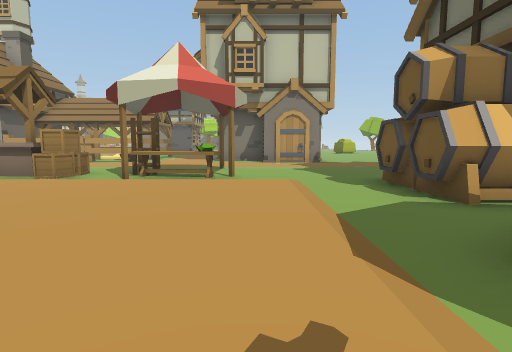
View 1 (above)

24 first-person views from a walk through a scene from a Unity 3-D project. The camera is 1.4 m above the floor, tilts 6° down and sees 80° across. The floor is counted in squares, 2 m on a side. Each view is taken from the middle of a square. On the plan, view 1 faces up. The plan holds only what a view shows up to about 10 squares ahead; the rest is blank. The place goes on beyond the plan. The player is left out. Some animated figures are not drawn.

View 2
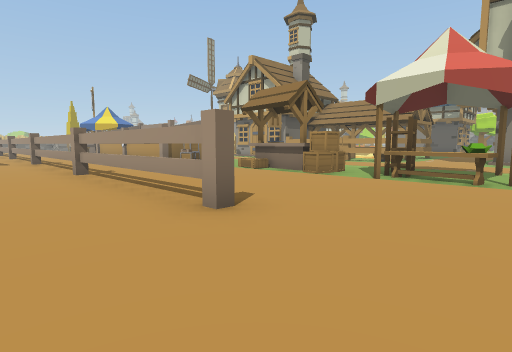

View 3
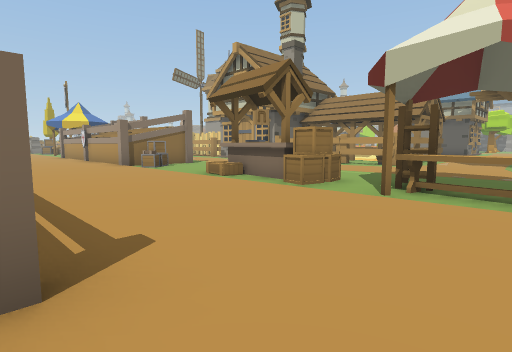

View 4
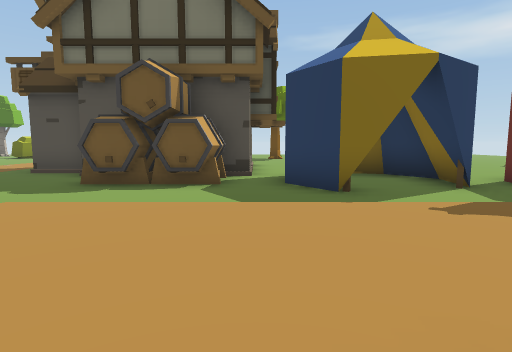

View 5
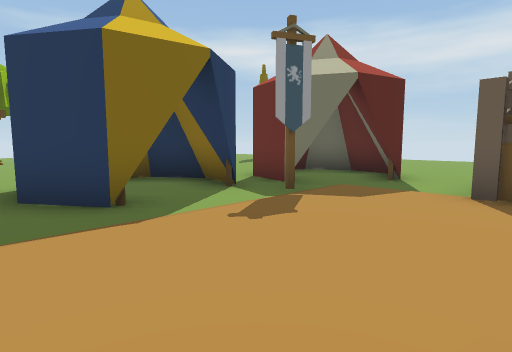

View 6
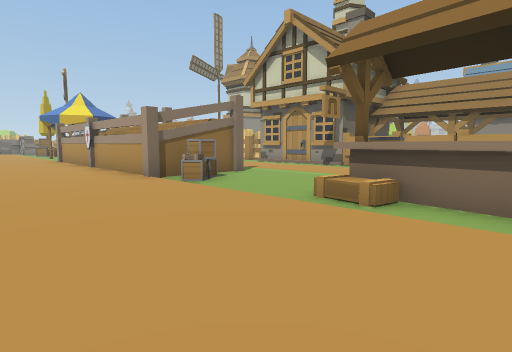

View 7
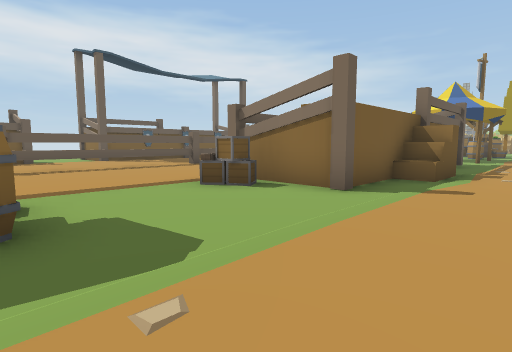

View 8
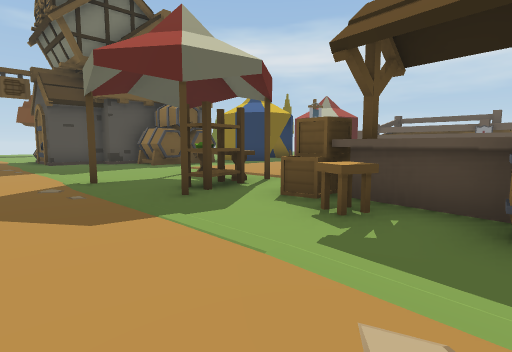

View 9
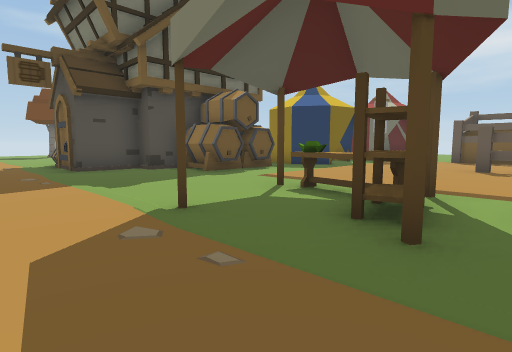

View 10
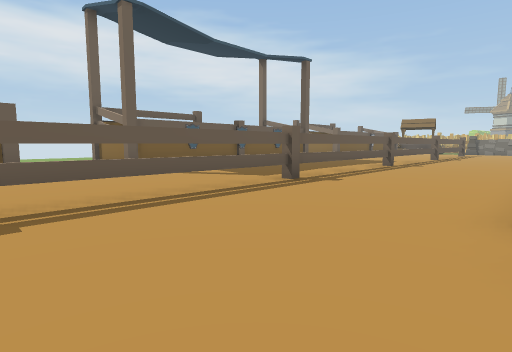

View 11
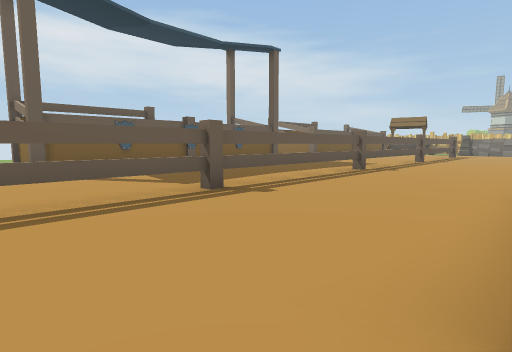

View 12
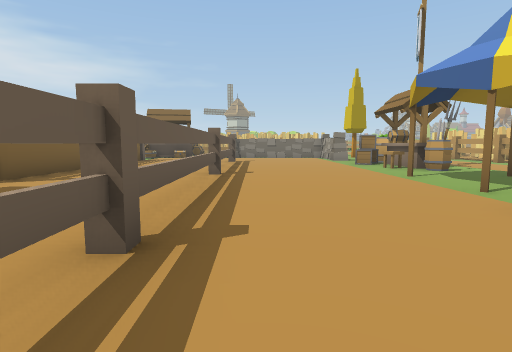

View 13
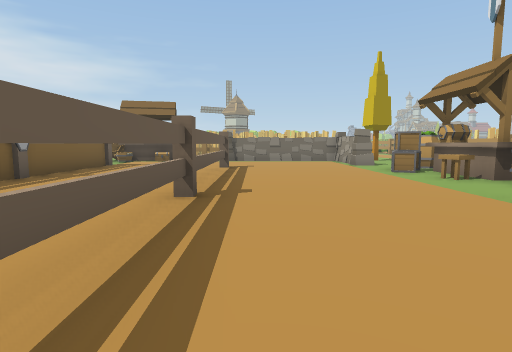

View 14
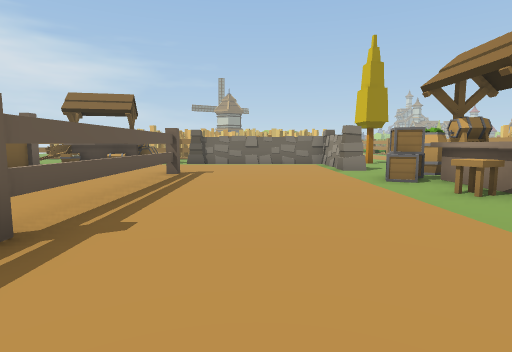

View 15
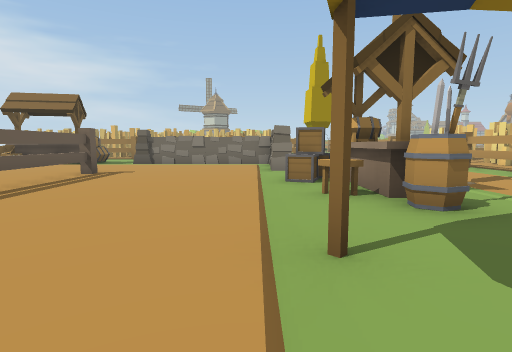

View 16
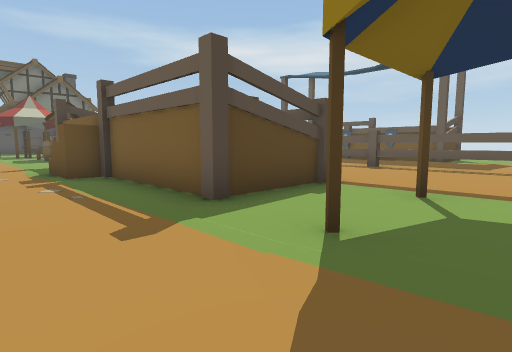

View 17
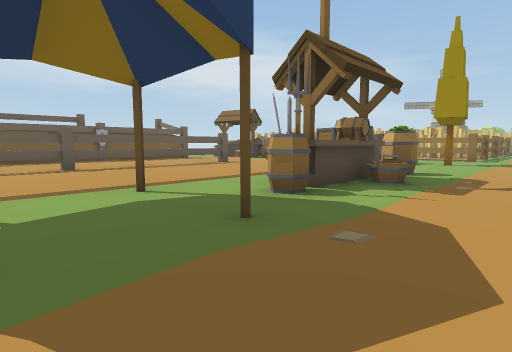

View 18
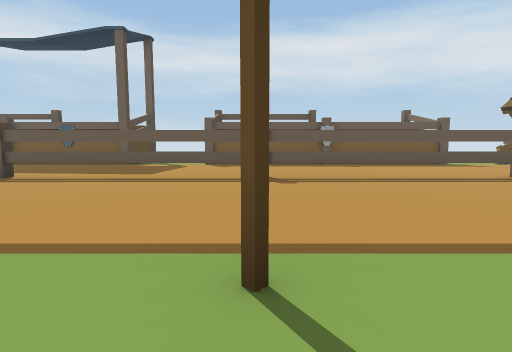

View 19
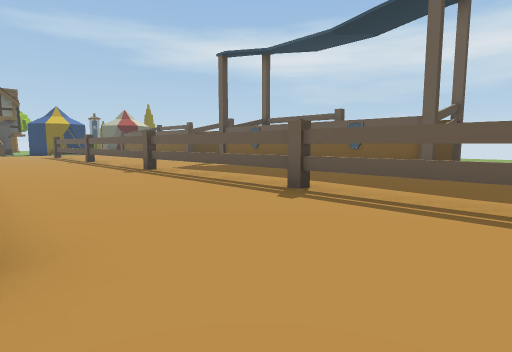

View 20
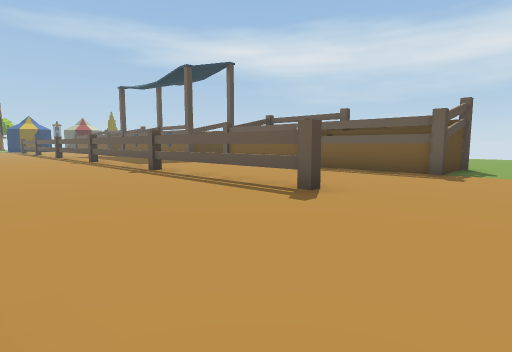

View 21
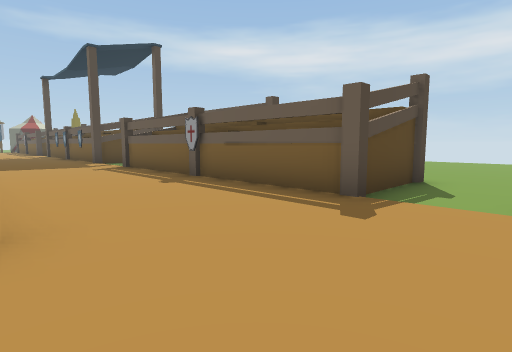

View 22
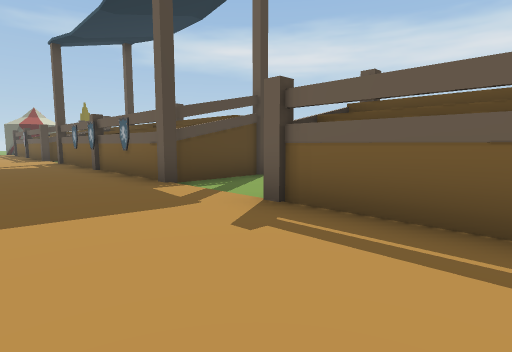

View 23
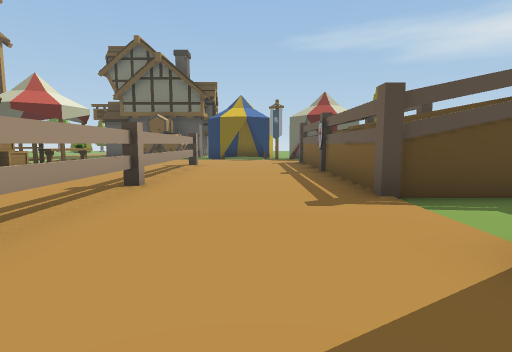

View 24
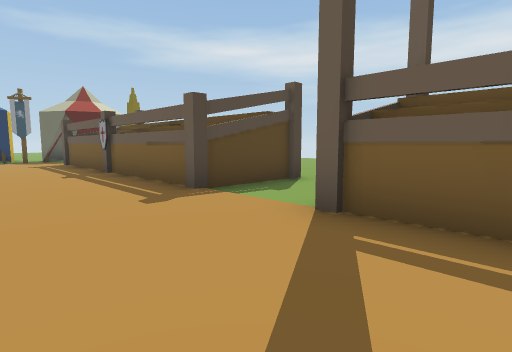

### Floor plan
Key: @ floor where view 1 was taken; # wall or solid block; . floor; / step, stairs or slope; = window, fence, low wall or low ledge; ^ raised ledge; H house; F fence; O other object.
Columns run from 31 left of view 1 to 8 right of it. Each row starts with its distance up from view 1.
 11    ............    ..............
 10 ........................................
  9 ....O...O.......#^..........O.......HH..
  8 ..OOOOOO....##### ###...O.O.O.......HHHH
  7 OF.OO.O.....#  #  ##OO..OOOOOOO....HHH
  6 ............#  ######.............HH
  5 ..................................HH
  4 ..................................HH
  3 .................................../HHH
  2 ...#====#====#====#====#====#....#O ...
  1 .................................O.OO
  0 ...............................@.OOO
 -1 ................................OOOO
 -2 =.########..########..#########..##.
 -3 ..#        .#      #..#        .###...
 -4  .#         #      # .#        .### ..
 -5  ..                            .###
 -6  ..                            ..
 -7  ..                            ..
 -8  ...                           ..
 -9  ...
-10  ..

Where each view was taken, in squares from view 1:
view 1: 0 up, 0 right, facing up
view 2: 0 up, 0 right, facing up-left
view 3: 2 up, 1 left, facing up-left
view 4: 3 up, 3 left, facing right
view 5: 3 up, 2 left, facing down-right
view 6: 3 up, 5 left, facing up-left
view 7: 11 up, 7 left, facing down-left
view 8: 11 up, 7 left, facing down-right
view 9: 11 up, 4 left, facing down-right
view 10: 6 up, 8 left, facing down-left
view 11: 6 up, 10 left, facing down-left
view 12: 3 up, 16 left, facing left
view 13: 3 up, 19 left, facing left
view 14: 4 up, 21 left, facing left
view 15: 6 up, 21 left, facing left
view 16: 11 up, 22 left, facing down-right
view 17: 11 up, 21 left, facing down-left
view 18: 8 up, 23 left, facing down
view 19: 6 up, 21 left, facing down-right
view 20: 6 up, 31 left, facing down-right
view 21: 2 up, 31 left, facing down-right
view 22: 1 up, 24 left, facing down-right
view 23: 0 up, 13 left, facing right
view 24: 1 up, 13 left, facing down-right
